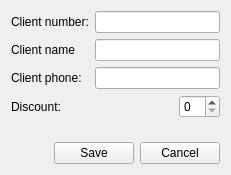
<ui version="4.0" >
 <class>ClientEditDialog</class>
 <widget class="QDialog" name="ClientEditDialog" >
  <property name="geometry" >
   <rect>
    <x>0</x>
    <y>0</y>
    <width>231</width>
    <height>175</height>
   </rect>
  </property>
  <property name="windowTitle" >
   <string>Dialog</string>
  </property>
  <property name="windowIcon" >
   <iconset resource="../icons/resources.qrc" >:/32/clients.png</iconset>
  </property>
  <layout class="QGridLayout" >
   <item row="0" column="0" >
    <layout class="QVBoxLayout" >
     <item>
      <layout class="QGridLayout" >
       <item row="0" column="0" >
        <widget class="QLabel" name="label" >
         <property name="text" >
          <string>Client number:</string>
         </property>
        </widget>
       </item>
       <item row="0" column="1" colspan="2" >
        <widget class="QLineEdit" name="numlineEdit" />
       </item>
       <item row="1" column="0" >
        <widget class="QLabel" name="label_3" >
         <property name="text" >
          <string>Client name</string>
         </property>
        </widget>
       </item>
       <item row="1" column="1" colspan="2" >
        <widget class="QLineEdit" name="namelineEdit" />
       </item>
       <item row="2" column="0" >
        <widget class="QLabel" name="label_2" >
         <property name="text" >
          <string>Client phone:</string>
         </property>
        </widget>
       </item>
       <item row="2" column="1" colspan="2" >
        <widget class="QLineEdit" name="phonelineEdit" />
       </item>
       <item row="3" column="0" >
        <widget class="QLabel" name="label_4" >
         <property name="text" >
          <string>Discount:</string>
         </property>
        </widget>
       </item>
       <item row="3" column="1" >
        <spacer>
         <property name="orientation" >
          <enum>Qt::Horizontal</enum>
         </property>
         <property name="sizeHint" >
          <size>
           <width>40</width>
           <height>20</height>
          </size>
         </property>
        </spacer>
       </item>
       <item row="3" column="2" >
        <widget class="QSpinBox" name="spinBox" />
       </item>
      </layout>
     </item>
     <item>
      <spacer>
       <property name="orientation" >
        <enum>Qt::Vertical</enum>
       </property>
       <property name="sizeHint" >
        <size>
         <width>20</width>
         <height>40</height>
        </size>
       </property>
      </spacer>
     </item>
     <item>
      <layout class="QHBoxLayout" >
       <item>
        <spacer>
         <property name="orientation" >
          <enum>Qt::Horizontal</enum>
         </property>
         <property name="sizeHint" >
          <size>
           <width>40</width>
           <height>20</height>
          </size>
         </property>
        </spacer>
       </item>
       <item>
        <widget class="QPushButton" name="savepushButton" >
         <property name="focusPolicy" >
          <enum>Qt::StrongFocus</enum>
         </property>
         <property name="text" >
          <string>Save</string>
         </property>
         <property name="autoDefault" >
          <bool>false</bool>
         </property>
        </widget>
       </item>
       <item>
        <widget class="QPushButton" name="cancelpushButton" >
         <property name="focusPolicy" >
          <enum>Qt::StrongFocus</enum>
         </property>
         <property name="text" >
          <string>Cancel</string>
         </property>
         <property name="autoDefault" >
          <bool>false</bool>
         </property>
        </widget>
       </item>
      </layout>
     </item>
    </layout>
   </item>
  </layout>
 </widget>
 <resources>
  <include location="../icons/resources.qrc" />
 </resources>
 <connections>
  <connection>
   <sender>cancelpushButton</sender>
   <signal>clicked()</signal>
   <receiver>ClientEditDialog</receiver>
   <slot>reject()</slot>
   <hints>
    <hint type="sourcelabel" >
     <x>204</x>
     <y>277</y>
    </hint>
    <hint type="destinationlabel" >
     <x>234</x>
     <y>276</y>
    </hint>
   </hints>
  </connection>
 </connections>
</ui>
